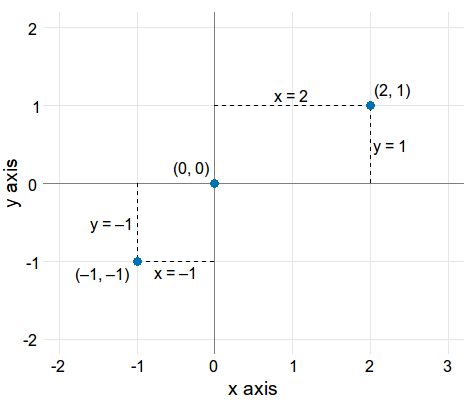

Source code (R):
#source("_common.R")
#library(lubridate)
#library(forcats)
#library(tidyr)
#library(ggrepel)
library(ggplot2)
#library(dviz.supp)
#devtools::install_github("clauswilke/dviz.supp")




df_points <- data.frame(x = c(-1, 0, 2),
                        y = c(-1, 0, 1),
                        label = c("(-1, -1)", "(0, 0)", "(2, 1)"),
                        vjust = c(1.4, -.8, -.8),
                        hjust = c(1.1, 1.1, -.1))
df_segments <- data.frame(x0 = c(0, 2, 0, -1),
                          x1 = c(2, 2, -1, -1),
                          y0 = c(1, 0, -1, 0),
                          y1 = c(1, 1, -1, -1))
df_labels <- data.frame(x = c(-1, -.5, 1, 2),
                        y = c(-.5, -1, 1, 0.5),
                        vjust = c(.5, 1.3, -.3, .5),
                        hjust = c(1.1, .5, .5, -.1),
                        label = c("y = -1", "x = -1", "x = 2", "y = 1"))
ggplot(df_points, aes(x, y)) +
    geom_hline(yintercept = 0, color = "gray50") +
    geom_vline(xintercept = 0, color = "gray50") +
    geom_segment(data = df_segments, aes(x = x0, xend = x1, y = y0, yend = y1),
                 linetype = 2) +
    geom_point(size = 3, color = "#0072B2") +
    geom_text(aes(label = label, vjust = vjust, hjust = hjust),
              size = 12/.pt, family = dviz_font_family) +
    geom_text(data = df_labels, aes(label = label, hjust = hjust, vjust = vjust),
              size = 12/.pt, family = dviz_font_family) +
    coord_fixed(xlim = c(-2.2, 3.2), ylim = c(-2.2, 2.2), expand = FALSE) +
    xlab("x axis") +
    ylab("y axis") +
    theme_dviz_grid() +
    theme(axis.ticks.length = grid::unit(0, "pt"))


#################################--font
dviz_font_family <- "Myriad Pro"

#################################--theme
theme_dviz_grid <- function(font_size = 14, font_family = dviz_font_family, line_size = .5,
                            rel_small = 12/14, rel_tiny = 11/14, rel_large = 16/14,
                            colour = "grey90") {
    half_line <- font_size / 2
    
    cowplot::theme_minimal_grid(font_size = font_size, font_family = font_family, line_size = line_size,
                                rel_small = rel_small, rel_tiny = rel_tiny, rel_large = rel_large,
                                colour = colour)  %+replace%
        theme(
            plot.margin = margin(half_line/2, 1.5, half_line/2, 1.5),
            complete = TRUE
        )
}
